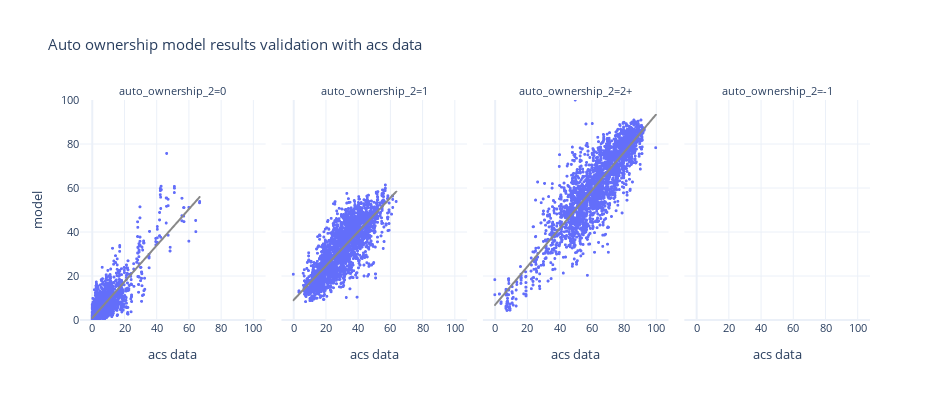

Notebook code cell kept with this figure:
### Code cell
df_plot = pd.pivot(bg_auto_ownership, index=['block_group_id','auto_ownership_2'], columns='source', values='percentage').reset_index()



fig = px.scatter(df_plot, x="acs data", y="model", trendline="ols", trendline_color_override='rgb(136, 136, 136)',
                 template="plotly_white",
                 facet_col='auto_ownership_2', height=400, width=1000,
                 title="Auto ownership model results validation with acs data")
fig.update_xaxes(dtick=20)
fig.update_yaxes(dtick=20,range=[0, 100])
fig.update_traces(marker_size=3)
fig.update_layout(height=400, width=950, font=dict(size=11))
fig.show()

### Figure 1 — Plotly figure (JSON) as saved in the notebook; plotly's stock layout.template omitted (floating-point values rounded to 4 significant figures; data arrays with more than 128 entries replaced by an {"elided": "..."} marker saying what was removed)
{"data": [{"hovertemplate": "auto_ownership_2=0<br>acs data=%{x}<br>model=%{y}<extra></extra>", "legendgroup": "", "marker": {"color": "#636efa", "size": 3, "symbol": "circle"}, "mode": "markers", "name": "", "showlegend": false, "type": "scattergl", "x": {"elided": "2641 float values"}, "xaxis": "x", "y": {"elided": "2641 float values"}, "yaxis": "y"}, {"hovertemplate": "<b>OLS trendline</b><br>model = 0.824507 * acs data + 0.895758<br>R<sup>2</sup>=0.721338<br><br>auto_ownership_2=0<br>acs data=%{x}<br>model=%{y} <b>(trend)</b><extra></extra>", "legendgroup": "", "line": {"color": "rgb(136, 136, 136)"}, "marker": {"color": "#636efa", "size": 3, "symbol": "circle"}, "mode": "lines", "name": "", "showlegend": false, "type": "scattergl", "x": {"elided": "2629 float values"}, "xaxis": "x", "y": {"elided": "2629 float values"}, "yaxis": "y"}, {"hovertemplate": "auto_ownership_2=1<br>acs data=%{x}<br>model=%{y}<extra></extra>", "legendgroup": "", "marker": {"color": "#636efa", "size": 3, "symbol": "circle"}, "mode": "markers", "name": "", "showlegend": false, "type": "scattergl", "x": {"elided": "2641 float values"}, "xaxis": "x2", "y": {"elided": "2641 float values"}, "yaxis": "y2"}, {"hovertemplate": "<b>OLS trendline</b><br>model = 0.772888 * acs data + 8.9308<br>R<sup>2</sup>=0.632892<br><br>auto_ownership_2=1<br>acs data=%{x}<br>model=%{y} <b>(trend)</b><extra></extra>", "legendgroup": "", "line": {"color": "rgb(136, 136, 136)"}, "marker": {"color": "#636efa", "size": 3, "symbol": "circle"}, "mode": "lines", "name": "", "showlegend": false, "type": "scattergl", "x": {"elided": "2633 float values"}, "xaxis": "x2", "y": {"elided": "2633 float values"}, "yaxis": "y2"}, {"hovertemplate": "auto_ownership_2=2+<br>acs data=%{x}<br>model=%{y}<extra></extra>", "legendgroup": "", "marker": {"color": "#636efa", "size": 3, "symbol": "circle"}, "mode": "markers", "name": "", "showlegend": false, "type": "scattergl", "x": {"elided": "2641 float values"}, "xaxis": "x3", "y": {"elided": "2641 float values"}, "yaxis": "y3"}, {"hovertemplate": "<b>OLS trendline</b><br>model = 0.865018 * acs data + 6.74347<br>R<sup>2</sup>=0.753868<br><br>auto_ownership_2=2+<br>acs data=%{x}<br>model=%{y} <b>(trend)</b><extra></extra>", "legendgroup": "", "line": {"color": "rgb(136, 136, 136)"}, "marker": {"color": "#636efa", "size": 3, "symbol": "circle"}, "mode": "lines", "name": "", "showlegend": false, "type": "scattergl", "x": {"elided": "2634 float values"}, "xaxis": "x3", "y": {"elided": "2634 float values"}, "yaxis": "y3"}, {"hovertemplate": "auto_ownership_2=-1<br>acs data=%{x}<br>model=%{y}<extra></extra>", "legendgroup": "", "marker": {"color": "#636efa", "size": 3, "symbol": "circle"}, "mode": "markers", "name": "", "showlegend": false, "type": "scattergl", "x": [null], "xaxis": "x4", "y": [null], "yaxis": "y4"}, {"hovertemplate": "auto_ownership_2=-1<extra></extra>", "legendgroup": "", "line": {"color": "rgb(136, 136, 136)"}, "marker": {"color": "#636efa", "size": 3, "symbol": "circle"}, "mode": "lines", "name": "", "showlegend": false, "type": "scattergl", "xaxis": "x4", "yaxis": "y4"}], "layout": {"annotations": [{"font": {}, "showarrow": false, "text": "auto_ownership_2=0", "x": 0.1175, "xanchor": "center", "xref": "paper", "y": 1.0, "yanchor": "bottom", "yref": "paper"}, {"font": {}, "showarrow": false, "text": "auto_ownership_2=1", "x": 0.3725, "xanchor": "center", "xref": "paper", "y": 1.0, "yanchor": "bottom", "yref": "paper"}, {"font": {}, "showarrow": false, "text": "auto_ownership_2=2+", "x": 0.6275, "xanchor": "center", "xref": "paper", "y": 1.0, "yanchor": "bottom", "yref": "paper"}, {"font": {}, "showarrow": false, "text": "auto_ownership_2=-1", "x": 0.8825, "xanchor": "center", "xref": "paper", "y": 1.0, "yanchor": "bottom", "yref": "paper"}], "font": {"size": 11}, "height": 400, "legend": {"tracegroupgap": 0}, "title": {"text": "Auto ownership model results validation with acs data"}, "width": 950, "xaxis": {"anchor": "y", "domain": [0.0, 0.235], "dtick": 20, "title": {"text": "acs data"}}, "xaxis2": {"anchor": "y2", "domain": [0.255, 0.49], "dtick": 20, "matches": "x", "title": {"text": "acs data"}}, "xaxis3": {"anchor": "y3", "domain": [0.51, 0.745], "dtick": 20, "matches": "x", "title": {"text": "acs data"}}, "xaxis4": {"anchor": "y4", "domain": [0.765, 1.0], "dtick": 20, "matches": "x", "title": {"text": "acs data"}}, "yaxis": {"anchor": "x", "domain": [0.0, 1.0], "dtick": 20, "range": [0, 100], "title": {"text": "model"}}, "yaxis2": {"anchor": "x2", "domain": [0.0, 1.0], "dtick": 20, "matches": "y", "range": [0, 100], "showticklabels": false}, "yaxis3": {"anchor": "x3", "domain": [0.0, 1.0], "dtick": 20, "matches": "y", "range": [0, 100], "showticklabels": false}, "yaxis4": {"anchor": "x4", "domain": [0.0, 1.0], "dtick": 20, "matches": "y", "range": [0, 100], "showticklabels": false}}}
